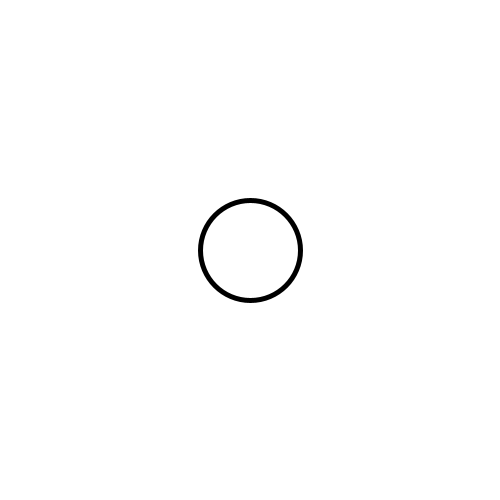
Frame 1 (no input)
Frame 60 (the mouse pressed at the canvas centre just before this capture): identical to frame 1, image omitted
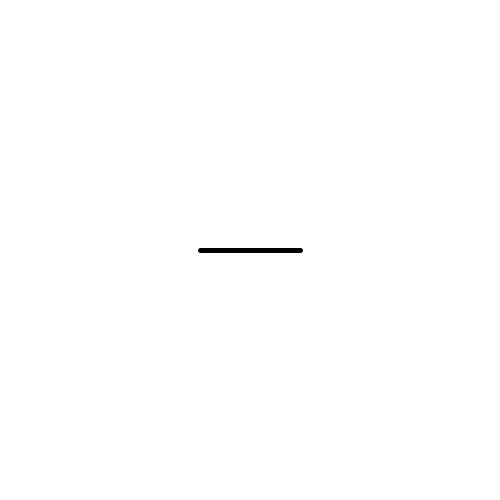
Frame 120 (the mouse held since frame 60 and released just before this capture)

The Processing sketch that drew these frames (run headless with seeded random() and noise(); from frame 60 on, the mouse is pressed at the canvas centre):

// Processing sketch: blink
// ── blink.pde
//if...shape1
//if...shape2
int counter=0;

void setup(){
  size(500,500);
  background(255);
}

void draw(){
  counter++; //counter=counter+1
  println(counter);
  
  stroke(0);
  strokeWeight(5);
  if(counter<100){
    background(255);
  ellipse(width/2,height/2,100,100);
  }else if(counter>=100 && counter<200){
    background(255);
  line(width/2-50,height/2,width/2+50,height/2);
  }else if(counter>200){
    counter=0;
  }
}
